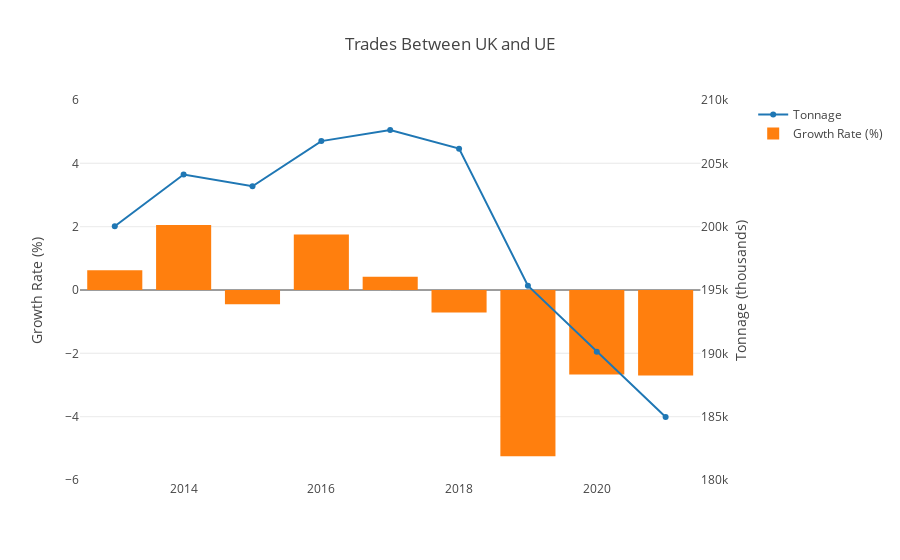

Notebook code cell kept with this figure:
### Markdown cell above
# 8.2 Growth rate 

In this section, we want to show the growth rate of trade between EU and UK. After that, we compare that growth with the trade between UK and other regions.

### Code cell
#We filter the region to EU and group it by year
df_EU = df.loc[df['Region'] == 'All European Union']
df_EU = df_EU.groupby(['Year']).sum()
df_EU = df_EU.reset_index()

#We calculate the growth rate and assign it to a new column
df_EU['Growth Rate (%)'] = df_EU['Tonnage (thousands)'].pct_change().mul(100).round(2)
df_EU = df_EU.loc[df_EU['Year'] > 2012]

#We plot it together with the cargo volume to clearly show the trend
fig_2 = make_subplots(specs=[[{"secondary_y": True}]])
fig_2.add_trace(go.Scatter(x=df_EU['Year'], y=df_EU['Tonnage (thousands)'], name='Tonnage'), secondary_y=True)
fig_2.add_trace(go.Bar(x=df_EU['Year'], y=df_EU['Growth Rate (%)'], name='Growth Rate (%)'), secondary_y=False)
fig_2.update_yaxes(range=[180000, 210000], secondary_y=True)
fig_2.update_yaxes(range=[-6, 6], secondary_y=False)
fig_2.update_yaxes(title_text='Tonnage (thousands)', secondary_y=True)
fig_2.update_yaxes(title_text='Growth Rate (%)', secondary_y=False)
fig_2.update_layout(template='none', title = 'Trades Between UK and UE', autosize=False)
fig_2.show()

### Figure 1 — Plotly figure (JSON) as saved in the notebook; plotly's stock layout.template omitted (floating-point values rounded to 4 significant figures)
{"data": [{"name": "Tonnage", "type": "scatter", "x": [2013, 2014, 2015, 2016, 2017, 2018, 2019, 2020, 2021], "xaxis": "x", "y": [200027, 204119, 203193, 206755, 207632, 206159, 195335, 190117, 185000.0], "yaxis": "y2"}, {"name": "Growth Rate (%)", "type": "bar", "x": [2013, 2014, 2015, 2016, 2017, 2018, 2019, 2020, 2021], "xaxis": "x", "y": [0.62, 2.05, -0.45, 1.75, 0.42, -0.71, -5.25, -2.67, -2.7], "yaxis": "y"}], "layout": {"autosize": false, "title": {"text": "Trades Between UK and UE"}, "xaxis": {"anchor": "y", "domain": [0, 0.94]}, "yaxis": {"anchor": "x", "domain": [0, 1], "range": [-6, 6], "title": {"text": "Growth Rate (%)"}}, "yaxis2": {"anchor": "x", "overlaying": "y", "range": [180000, 210000], "side": "right", "title": {"text": "Tonnage (thousands)"}}}}
